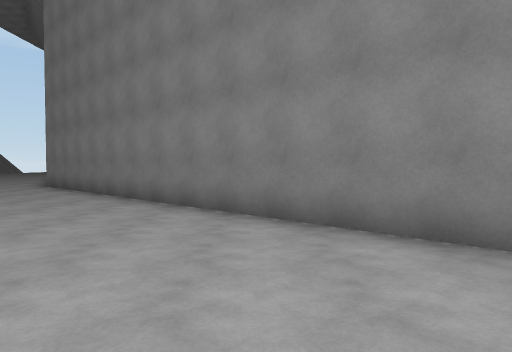
view 1 (above)

19 first-person views from a walk through a 3-D level made in the Unity game engine. The camera is 1.4 m above the floor, tilts 2° down and sees 70° across. The floor is counted in squares, 2 m on a side. Each view is taken from the middle of a square. On the plan, view 1 faces up. The plan holds only what a view shows up to about 11 squares ahead; the rest is blank. The place goes on beyond the plan.

view 2
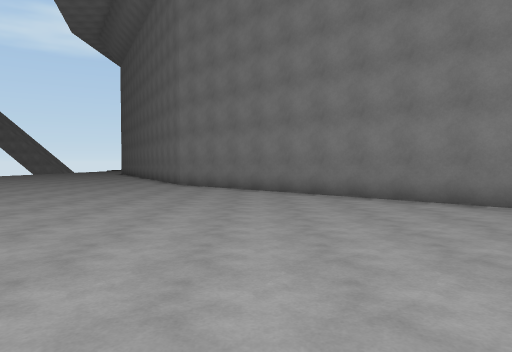

view 3
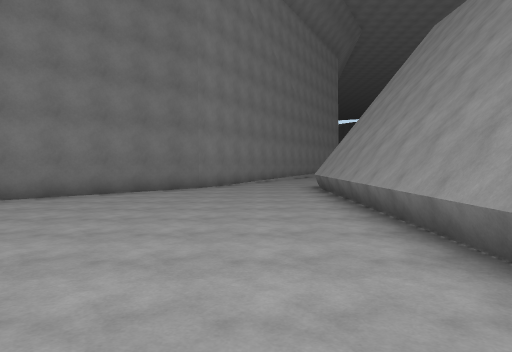

view 4
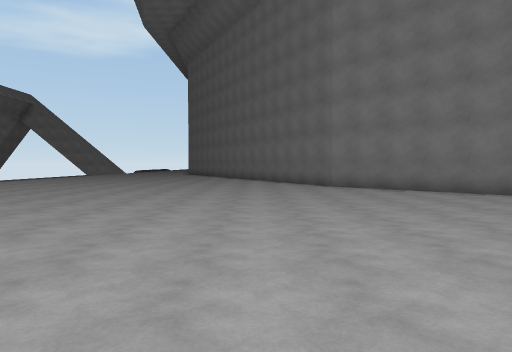

view 5
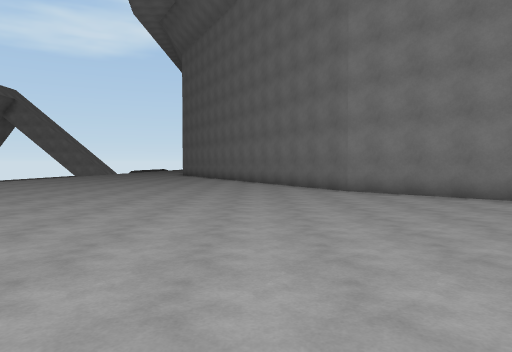

view 6
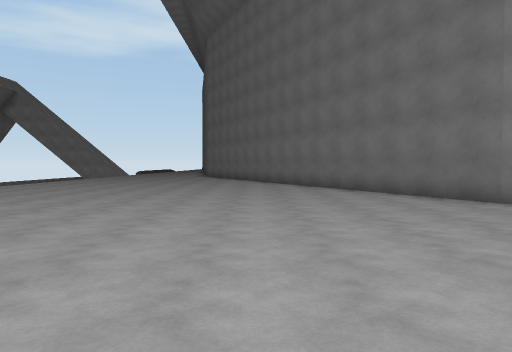

view 7
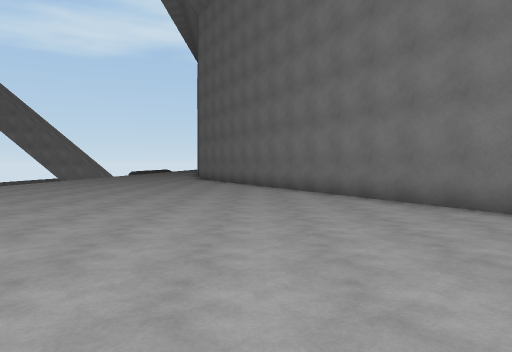

view 8
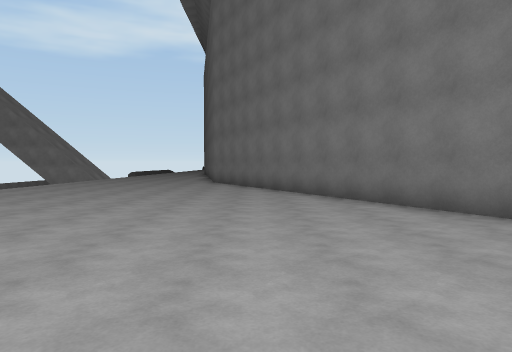

view 9
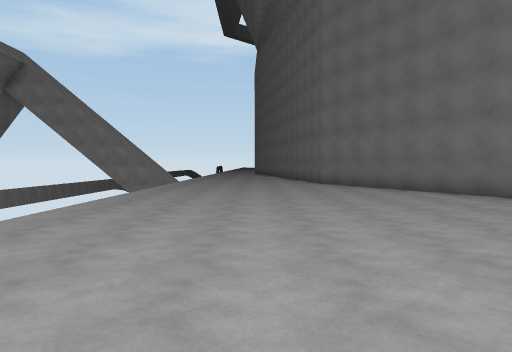

view 10
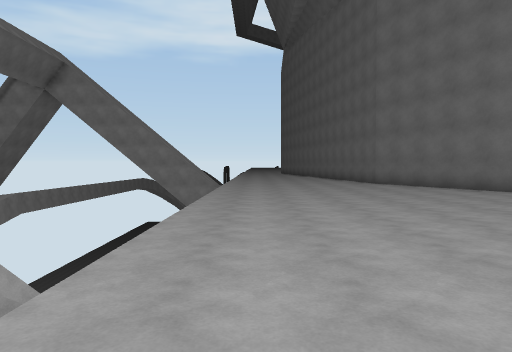

view 11
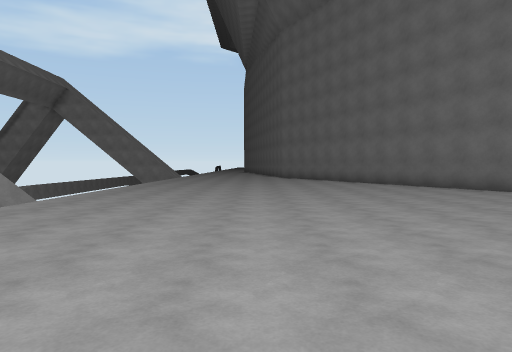

view 12
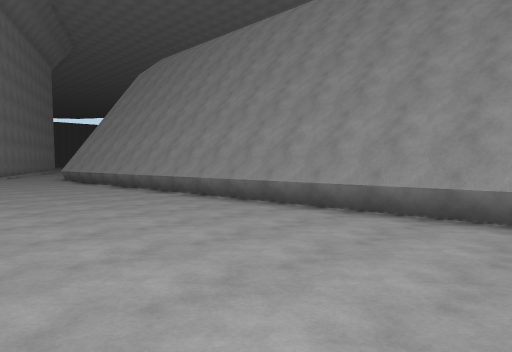

view 13
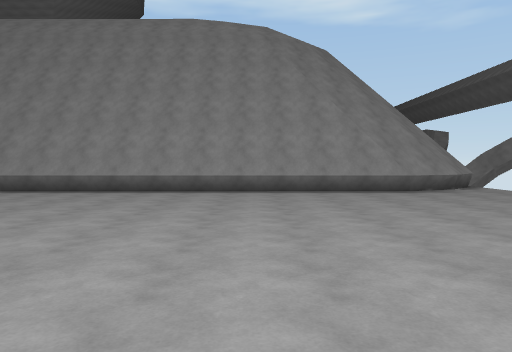

view 14
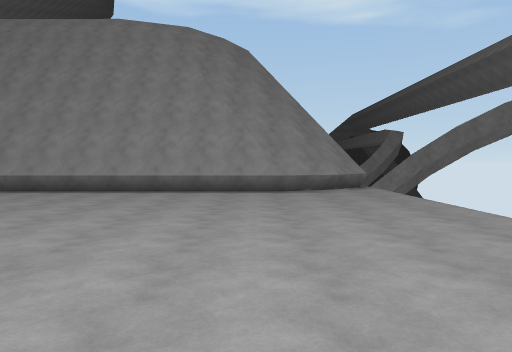

view 15
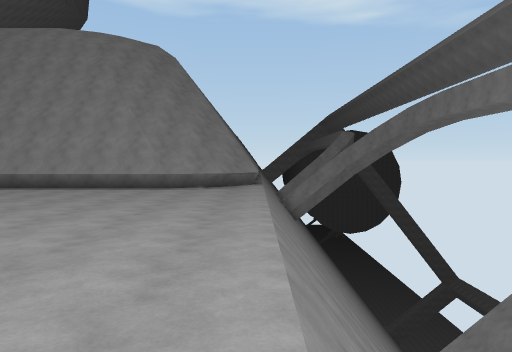

view 16
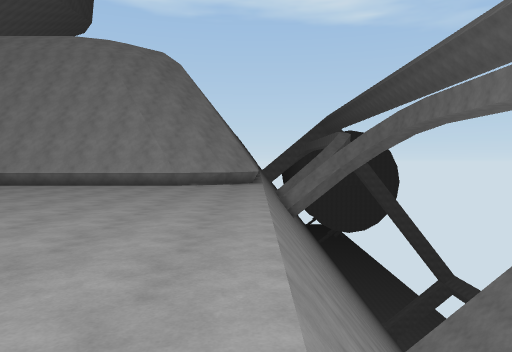

view 17
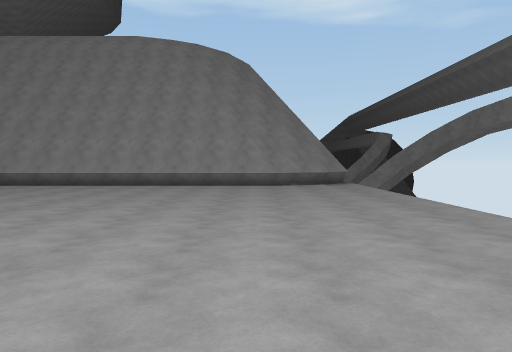

view 18
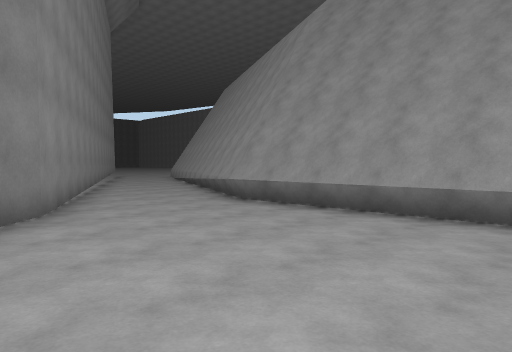

view 19
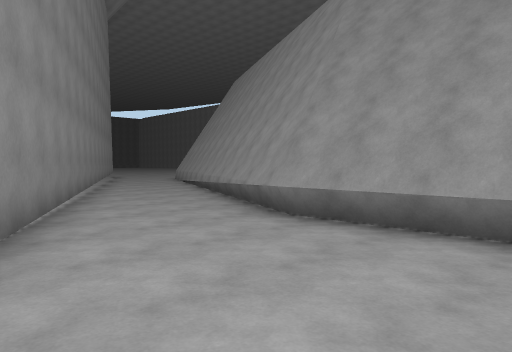

### Floor plan
Key: @ floor where view 1 was taken; # wall or solid block; . main floor; - floor 0.25 m lower than the main floor; / step, stairs or slope; ^ raised ledge; v drop or lower ground.
Columns run from 22 left of view 1 to 12 right of it. Each row starts with its distance up from view 1.
 23    /------#
 22    /------##
 21    /-------#
 20    /-------##
 19    /........#
 18    /........##
 17    /.........#
 16 #v /.........##
 15    /..........#
 14    /..........##
 13    /...........#
 12    /...........##
 11    /............##
 10     .............##
  9      .............##
  8    / ..............##
  7    /................##
  6   v/.................##
  5   v/..................##
  4   v/...................##
  3  vv/....................##
  2  vv/.....................##
  1 vvv/......................###
  0 vvv...................@.....###
 -1 vvv...........................###
 -2 vvv.............................##
 -3 vvv.^#######################.....##
 -4 vvv^#                      ###.....
 -5                              ###..
 -6                                ##

Where each view was taken, in squares from view 1:
view 1: 0 up, 0 right, facing up
view 2: 1 down, 4 left, facing up
view 3: 1 down, 6 left, facing right
view 4: 0 up, 9 left, facing up
view 5: 2 up, 9 left, facing up
view 6: 5 up, 11 left, facing up
view 7: 8 up, 11 left, facing up
view 8: 11 up, 12 left, facing up
view 9: 12 up, 16 left, facing up
view 10: 12 up, 18 left, facing up
view 11: 6 up, 15 left, facing up
view 12: 2 up, 11 left, facing down-right
view 13: 6 up, 13 left, facing down
view 14: 6 up, 16 left, facing down
view 15: 7 up, 19 left, facing down
view 16: 8 up, 19 left, facing down
view 17: 8 up, 16 left, facing down
view 18: 2 up, 1 left, facing down-right
view 19: 1 up, 1 right, facing down-right
